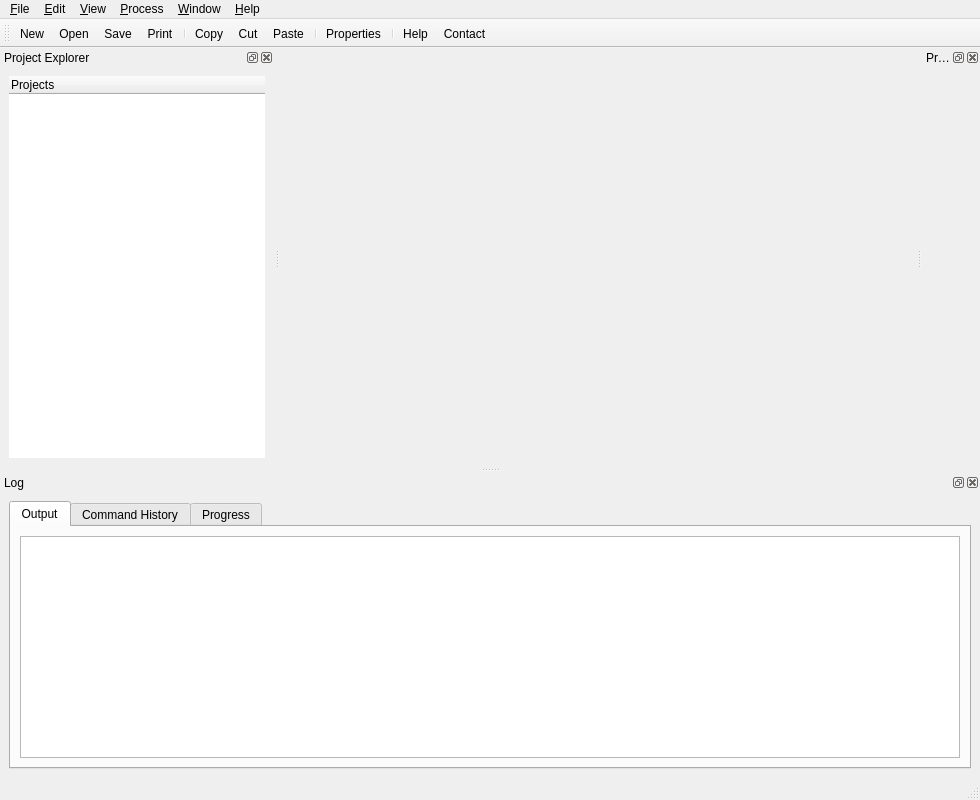
<?xml version="1.0" encoding="UTF-8"?>
<ui version="4.0">
 <class>MainWindow</class>
 <widget class="QMainWindow" name="MainWindow">
  <property name="geometry">
   <rect>
    <x>0</x>
    <y>0</y>
    <width>980</width>
    <height>800</height>
   </rect>
  </property>
  <property name="contextMenuPolicy">
   <enum>Qt::CustomContextMenu</enum>
  </property>
  <property name="windowTitle">
   <string>CLEED-IV</string>
  </property>
  <property name="windowIcon">
   <iconset resource="res/res.qrc">
    <normaloff>:/CLEED_logo.png</normaloff>:/CLEED_logo.png</iconset>
  </property>
  <property name="iconSize">
   <size>
    <width>24</width>
    <height>24</height>
   </size>
  </property>
  <widget class="QWidget" name="centralwidget">
   <layout class="QVBoxLayout" name="verticalLayout">
    <item>
     <widget class="QMdiArea" name="mdiArea">
      <property name="background">
       <brush brushstyle="NoBrush">
        <color alpha="255">
         <red>160</red>
         <green>160</green>
         <blue>160</blue>
        </color>
       </brush>
      </property>
     </widget>
    </item>
   </layout>
  </widget>
  <widget class="QMenuBar" name="menubar">
   <property name="geometry">
    <rect>
     <x>0</x>
     <y>0</y>
     <width>980</width>
     <height>21</height>
    </rect>
   </property>
   <widget class="QMenu" name="fileMenu">
    <property name="title">
     <string>&amp;File</string>
    </property>
    <widget class="QMenu" name="sessionMenu">
     <property name="title">
      <string>S&amp;ession</string>
     </property>
     <property name="icon">
      <iconset resource="res/res.qrc">
       <normaloff>:/session.svg</normaloff>:/session.svg</iconset>
     </property>
     <addaction name="saveSessionAction"/>
     <addaction name="restoreSessionAction"/>
    </widget>
    <widget class="QMenu" name="exportMenu">
     <property name="title">
      <string>&amp;Export</string>
     </property>
     <property name="icon">
      <iconset resource="res/res.qrc">
       <normaloff>:/export.svg</normaloff>:/export.svg</iconset>
     </property>
     <addaction name="exportXYZAction"/>
     <addaction name="exportIVCurvesAction"/>
    </widget>
    <widget class="QMenu" name="recentFilesMenu">
     <property name="title">
      <string>&amp;Recent</string>
     </property>
     <property name="icon">
      <iconset resource="res/res.qrc">
       <normaloff>:/clock.svg</normaloff>:/clock.svg</iconset>
     </property>
    </widget>
    <addaction name="newAction"/>
    <addaction name="recentFilesMenu"/>
    <addaction name="separator"/>
    <addaction name="importAction"/>
    <addaction name="exportMenu"/>
    <addaction name="separator"/>
    <addaction name="saveAction"/>
    <addaction name="saveAsAction"/>
    <addaction name="saveAllAction"/>
    <addaction name="sessionMenu"/>
    <addaction name="separator"/>
    <addaction name="settingsAction"/>
    <addaction name="separator"/>
    <addaction name="printAction"/>
    <addaction name="separator"/>
    <addaction name="exitAction"/>
   </widget>
   <widget class="QMenu" name="editMenu">
    <property name="title">
     <string>&amp;Edit</string>
    </property>
    <addaction name="copyAction"/>
    <addaction name="cutAction"/>
    <addaction name="pasteAction"/>
    <addaction name="selectAllAction"/>
    <addaction name="separator"/>
    <addaction name="undoAction"/>
    <addaction name="redoAction"/>
   </widget>
   <widget class="QMenu" name="helpMenu">
    <property name="title">
     <string>&amp;Help</string>
    </property>
    <addaction name="helpAction"/>
    <addaction name="helpCleedAction"/>
    <addaction name="separator"/>
    <addaction name="updateAction"/>
    <addaction name="separator"/>
    <addaction name="aboutAction"/>
    <addaction name="aboutQtAction"/>
    <addaction name="separator"/>
    <addaction name="contactAction"/>
    <addaction name="websiteAction"/>
   </widget>
   <widget class="QMenu" name="viewMenu">
    <property name="title">
     <string>&amp;View</string>
    </property>
    <widget class="QMenu" name="hideMenu">
     <property name="title">
      <string>&amp;Hide</string>
     </property>
     <addaction name="hideAllAction"/>
    </widget>
    <widget class="QMenu" name="showMenu">
     <property name="title">
      <string>&amp;Show</string>
     </property>
     <addaction name="showAllAction"/>
    </widget>
    <widget class="QMenu" name="toolbarsMenu">
     <property name="title">
      <string>&amp;Toolbars</string>
     </property>
     <addaction name="mdiAction"/>
    </widget>
    <addaction name="showMenu"/>
    <addaction name="hideMenu"/>
    <addaction name="toolbarsMenu"/>
    <addaction name="separator"/>
    <addaction name="showExplorerAction"/>
    <addaction name="showPropertiesAction"/>
    <addaction name="showLogAction"/>
   </widget>
   <widget class="QMenu" name="processMenu">
    <property name="title">
     <string>&amp;Process</string>
    </property>
    <widget class="QMenu" name="scriptingMenu">
     <property name="title">
      <string>Scripting...</string>
     </property>
     <property name="icon">
      <iconset resource="res/res.qrc">
       <normaloff>:/hash.svg</normaloff>:/hash.svg</iconset>
     </property>
     <widget class="QMenu" name="recentScriptsMenu">
      <property name="title">
       <string>Recent</string>
      </property>
      <property name="icon">
       <iconset resource="res/res.qrc">
        <normaloff>:/clock.svg</normaloff>:/clock.svg</iconset>
      </property>
      <addaction name="separator"/>
     </widget>
     <addaction name="lastUsedScriptAction"/>
     <addaction name="separator"/>
     <addaction name="recentScriptsMenu"/>
     <addaction name="separator"/>
    </widget>
    <addaction name="processIVCurvesAction"/>
    <addaction name="generateAction"/>
    <addaction name="scriptingMenu"/>
   </widget>
   <widget class="QMenu" name="windowMenu">
    <property name="title">
     <string>&amp;Window</string>
    </property>
    <addaction name="minimiseAction"/>
    <addaction name="separator"/>
   </widget>
   <addaction name="fileMenu"/>
   <addaction name="editMenu"/>
   <addaction name="viewMenu"/>
   <addaction name="processMenu"/>
   <addaction name="windowMenu"/>
   <addaction name="helpMenu"/>
  </widget>
  <widget class="QStatusBar" name="statusbar"/>
  <widget class="QToolBar" name="toolBar">
   <property name="contextMenuPolicy">
    <enum>Qt::CustomContextMenu</enum>
   </property>
   <property name="windowTitle">
    <string>toolBar</string>
   </property>
   <attribute name="toolBarArea">
    <enum>TopToolBarArea</enum>
   </attribute>
   <attribute name="toolBarBreak">
    <bool>false</bool>
   </attribute>
   <addaction name="newAction"/>
   <addaction name="openAction"/>
   <addaction name="saveAction"/>
   <addaction name="printAction"/>
   <addaction name="separator"/>
   <addaction name="copyAction"/>
   <addaction name="cutAction"/>
   <addaction name="pasteAction"/>
   <addaction name="separator"/>
   <addaction name="settingsAction"/>
   <addaction name="separator"/>
   <addaction name="helpAction"/>
   <addaction name="contactAction"/>
  </widget>
  <widget class="QDockWidget" name="dockWidgetProjects">
   <property name="acceptDrops">
    <bool>true</bool>
   </property>
   <property name="toolTip">
    <string>CLEED Projects</string>
   </property>
   <property name="statusTip">
    <string>CLEED Projects</string>
   </property>
   <property name="windowTitle">
    <string>Project Explorer</string>
   </property>
   <attribute name="dockWidgetArea">
    <number>1</number>
   </attribute>
   <widget class="QWidget" name="dockWidgetContents_5">
    <layout class="QVBoxLayout" name="verticalLayout_2">
     <item>
      <widget class="QTreeWidget" name="treeWidgetFiles">
       <property name="contextMenuPolicy">
        <enum>Qt::CustomContextMenu</enum>
       </property>
       <property name="frameShape">
        <enum>QFrame::NoFrame</enum>
       </property>
       <property name="frameShadow">
        <enum>QFrame::Plain</enum>
       </property>
       <column>
        <property name="text">
         <string>Projects</string>
        </property>
       </column>
      </widget>
     </item>
    </layout>
   </widget>
  </widget>
  <widget class="QDockWidget" name="dockWidgetProperties">
   <property name="windowTitle">
    <string>Properties</string>
   </property>
   <attribute name="dockWidgetArea">
    <number>2</number>
   </attribute>
   <widget class="QWidget" name="dockWidgetContents_6"/>
  </widget>
  <widget class="QDockWidget" name="dockWidgetLog">
   <property name="features">
    <set>QDockWidget::AllDockWidgetFeatures</set>
   </property>
   <property name="allowedAreas">
    <set>Qt::AllDockWidgetAreas</set>
   </property>
   <property name="windowTitle">
    <string>Log</string>
   </property>
   <attribute name="dockWidgetArea">
    <number>8</number>
   </attribute>
   <widget class="QWidget" name="dockWidgetContents_10">
    <layout class="QVBoxLayout" name="verticalLayout_3">
     <item>
      <widget class="QTabWidget" name="tabWidgetLog">
       <property name="currentIndex">
        <number>0</number>
       </property>
       <widget class="QWidget" name="tabOutput">
        <attribute name="icon">
         <iconset resource="res/res.qrc">
          <normaloff>:/comment_alt2_stroke_28x32.png</normaloff>:/comment_alt2_stroke_28x32.png</iconset>
        </attribute>
        <attribute name="title">
         <string>Output</string>
        </attribute>
        <attribute name="toolTip">
         <string>Logging for GUI</string>
        </attribute>
        <layout class="QVBoxLayout" name="verticalLayout_4">
         <item>
          <widget class="QTextEdit" name="textEditLog">
           <property name="documentTitle">
            <string>CLEED Log</string>
           </property>
           <property name="lineWrapMode">
            <enum>QTextEdit::NoWrap</enum>
           </property>
           <property name="readOnly">
            <bool>true</bool>
           </property>
          </widget>
         </item>
        </layout>
       </widget>
       <widget class="QWidget" name="tabCommands">
        <attribute name="icon">
         <iconset resource="res/res.qrc">
          <normaloff>:/hourglass.svg</normaloff>:/hourglass.svg</iconset>
        </attribute>
        <attribute name="title">
         <string>Command History</string>
        </attribute>
        <attribute name="toolTip">
         <string>list of commands to refer back to</string>
        </attribute>
        <layout class="QVBoxLayout" name="verticalLayout_5">
         <item>
          <widget class="QListWidget" name="listWidgetCommands"/>
         </item>
        </layout>
       </widget>
       <widget class="QWidget" name="tabProgress">
        <attribute name="icon">
         <iconset resource="res/res.qrc">
          <normaloff>:/loop_alt2_32x28.png</normaloff>:/loop_alt2_32x28.png</iconset>
        </attribute>
        <attribute name="title">
         <string>Progress</string>
        </attribute>
        <attribute name="toolTip">
         <string>csearch progress for current model</string>
        </attribute>
        <layout class="QVBoxLayout" name="verticalLayout_6">
         <item>
          <widget class="QTableWidget" name="tableProgress">
           <property name="sizePolicy">
            <sizepolicy hsizetype="MinimumExpanding" vsizetype="MinimumExpanding">
             <horstretch>0</horstretch>
             <verstretch>0</verstretch>
            </sizepolicy>
           </property>
           <property name="minimumSize">
            <size>
             <width>561</width>
             <height>0</height>
            </size>
           </property>
           <property name="verticalScrollBarPolicy">
            <enum>Qt::ScrollBarAsNeeded</enum>
           </property>
           <property name="textElideMode">
            <enum>Qt::ElideRight</enum>
           </property>
           <column>
            <property name="text">
             <string>Iteration</string>
            </property>
            <property name="icon">
             <iconset resource="res/res.qrc">
              <normaloff>:/loop_alt2_32x28.png</normaloff>:/loop_alt2_32x28.png</iconset>
            </property>
           </column>
           <column>
            <property name="text">
             <string>Positions</string>
            </property>
            <property name="icon">
             <iconset resource="res/res.qrc">
              <normaloff>:/atom_pos.svg</normaloff>:/atom_pos.svg</iconset>
            </property>
           </column>
           <column>
            <property name="text">
             <string>Theta</string>
            </property>
            <property name="icon">
             <iconset resource="res/res.qrc">
              <normaloff>:/theta.svg</normaloff>:/theta.svg</iconset>
            </property>
           </column>
           <column>
            <property name="text">
             <string>Phi</string>
            </property>
            <property name="icon">
             <iconset resource="res/res.qrc">
              <normaloff>:/phi.svg</normaloff>:/phi.svg</iconset>
            </property>
           </column>
           <column>
            <property name="text">
             <string>Rf</string>
            </property>
           </column>
           <column>
            <property name="text">
             <string>Shift</string>
            </property>
            <property name="icon">
             <iconset resource="res/res.qrc">
              <normaloff>:/graph_shift_thick.svg</normaloff>:/graph_shift_thick.svg</iconset>
            </property>
           </column>
           <column>
            <property name="text">
             <string>Rg</string>
            </property>
           </column>
           <column>
            <property name="text">
             <string>Rt</string>
            </property>
           </column>
           <column>
            <property name="text">
             <string>Time</string>
            </property>
            <property name="icon">
             <iconset resource="res/res.qrc">
              <normaloff>:/clock.svg</normaloff>:/clock.svg</iconset>
            </property>
           </column>
          </widget>
         </item>
         <item>
          <layout class="QHBoxLayout" name="horizontalLayout">
           <item>
            <widget class="QLabel" name="labelProgress">
             <property name="text">
              <string>&lt;html&gt;&lt;head/&gt;&lt;body&gt;&lt;p&gt;&lt;span style=&quot; font-weight:600;&quot;&gt;Best:&lt;/span&gt; [# ]  Rp =  &lt;/p&gt;&lt;/body&gt;&lt;/html&gt;</string>
             </property>
            </widget>
           </item>
           <item>
            <spacer name="horizontalSpacer">
             <property name="orientation">
              <enum>Qt::Horizontal</enum>
             </property>
             <property name="sizeHint" stdset="0">
              <size>
               <width>40</width>
               <height>20</height>
              </size>
             </property>
            </spacer>
           </item>
           <item>
            <widget class="QPushButton" name="pushButton">
             <property name="text">
              <string>Display Graph</string>
             </property>
            </widget>
           </item>
          </layout>
         </item>
        </layout>
       </widget>
      </widget>
     </item>
    </layout>
   </widget>
  </widget>
  <action name="copyAction">
   <property name="icon">
    <iconset resource="res/res.qrc">
     <normaloff>:/copy.svg</normaloff>:/copy.svg</iconset>
   </property>
   <property name="text">
    <string>&amp;Copy</string>
   </property>
   <property name="shortcut">
    <string>Ctrl+C</string>
   </property>
  </action>
  <action name="cutAction">
   <property name="icon">
    <iconset resource="res/res.qrc">
     <normaloff>:/Scissors_icon_black.svg</normaloff>:/Scissors_icon_black.svg</iconset>
   </property>
   <property name="text">
    <string>Cu&amp;t</string>
   </property>
   <property name="shortcut">
    <string>Ctrl+X</string>
   </property>
  </action>
  <action name="pasteAction">
   <property name="icon">
    <iconset resource="res/res.qrc">
     <normaloff>:/clipboard.svg</normaloff>:/clipboard.svg</iconset>
   </property>
   <property name="text">
    <string>&amp;Paste</string>
   </property>
   <property name="shortcut">
    <string>Ctrl+V</string>
   </property>
  </action>
  <action name="newAction">
   <property name="icon">
    <iconset resource="res/res.qrc">
     <normaloff>:/document_alt_stroke.svg</normaloff>:/document_alt_stroke.svg</iconset>
   </property>
   <property name="text">
    <string>&amp;New...</string>
   </property>
   <property name="toolTip">
    <string>Create new...</string>
   </property>
   <property name="shortcut">
    <string>Ctrl+N</string>
   </property>
  </action>
  <action name="openAction">
   <property name="icon">
    <iconset resource="res/res.qrc">
     <normaloff>:/folder_fill.svg</normaloff>:/folder_fill.svg</iconset>
   </property>
   <property name="text">
    <string>&amp;Open...</string>
   </property>
   <property name="toolTip">
    <string>Open an existing file</string>
   </property>
   <property name="shortcut">
    <string>Ctrl+O</string>
   </property>
  </action>
  <action name="saveAction">
   <property name="icon">
    <iconset resource="res/res.qrc">
     <normaloff>:/save.svg</normaloff>:/save.svg</iconset>
   </property>
   <property name="text">
    <string>&amp;Save</string>
   </property>
  </action>
  <action name="saveSessionAction">
   <property name="icon">
    <iconset resource="res/res.qrc">
     <normaloff>:/sessionSave.svg</normaloff>:/sessionSave.svg</iconset>
   </property>
   <property name="text">
    <string>Save S&amp;tate</string>
   </property>
   <property name="shortcut">
    <string>Ctrl+Shift+T</string>
   </property>
  </action>
  <action name="restoreSessionAction">
   <property name="icon">
    <iconset resource="res/res.qrc">
     <normaloff>:/sessionRestore.svg</normaloff>:/sessionRestore.svg</iconset>
   </property>
   <property name="text">
    <string>&amp;Restore</string>
   </property>
   <property name="shortcut">
    <string>Ctrl+Shift+R</string>
   </property>
  </action>
  <action name="settingsAction">
   <property name="icon">
    <iconset resource="res/res.qrc">
     <normaloff>:/wrench.svg</normaloff>:/wrench.svg</iconset>
   </property>
   <property name="text">
    <string>&amp;Properties</string>
   </property>
  </action>
  <action name="printAction">
   <property name="icon">
    <iconset resource="res/res.qrc">
     <normaloff>:/print.svg</normaloff>:/print.svg</iconset>
   </property>
   <property name="text">
    <string>&amp;Print...</string>
   </property>
   <property name="shortcut">
    <string>Ctrl+P</string>
   </property>
  </action>
  <action name="exitAction">
   <property name="icon">
    <iconset resource="res/res.qrc">
     <normaloff>:/exit.svg</normaloff>:/exit.svg</iconset>
   </property>
   <property name="text">
    <string>&amp;Exit</string>
   </property>
   <property name="shortcut">
    <string>Ctrl+Q</string>
   </property>
  </action>
  <action name="updateAction">
   <property name="icon">
    <iconset resource="res/res.qrc">
     <normaloff>:/rss_alt.svg</normaloff>:/rss_alt.svg</iconset>
   </property>
   <property name="text">
    <string>&amp;Update</string>
   </property>
   <property name="shortcut">
    <string>Ctrl+U</string>
   </property>
  </action>
  <action name="helpAction">
   <property name="icon">
    <iconset resource="res/res.qrc">
     <normaloff>:/book.svg</normaloff>:/book.svg</iconset>
   </property>
   <property name="text">
    <string>&amp;Help</string>
   </property>
   <property name="shortcut">
    <string>F1</string>
   </property>
  </action>
  <action name="helpCleedAction">
   <property name="icon">
    <iconset resource="res/res.qrc">
     <normaloff>:/question.svg</normaloff>:/question.svg</iconset>
   </property>
   <property name="text">
    <string>&amp;CLEED Help</string>
   </property>
   <property name="shortcut">
    <string>Alt+F1</string>
   </property>
  </action>
  <action name="aboutQtAction">
   <property name="icon">
    <iconset resource="res/res.qrc">
     <normaloff>:/qt.svg</normaloff>:/qt.svg</iconset>
   </property>
   <property name="text">
    <string>About &amp;Qt</string>
   </property>
  </action>
  <action name="contactAction">
   <property name="icon">
    <iconset resource="res/res.qrc">
     <normaloff>:/mail.svg</normaloff>:/mail.svg</iconset>
   </property>
   <property name="text">
    <string>&amp;Contact</string>
   </property>
   <property name="toolTip">
    <string>Contact Developers</string>
   </property>
   <property name="shortcut">
    <string>F2</string>
   </property>
  </action>
  <action name="aboutAction">
   <property name="icon">
    <iconset resource="res/res.qrc">
     <normaloff>:/info.svg</normaloff>:/info.svg</iconset>
   </property>
   <property name="text">
    <string>&amp;About</string>
   </property>
  </action>
  <action name="saveAllAction">
   <property name="icon">
    <iconset resource="res/res.qrc">
     <normaloff>:/saveAll.svg</normaloff>:/saveAll.svg</iconset>
   </property>
   <property name="text">
    <string>Save A&amp;ll</string>
   </property>
  </action>
  <action name="saveAsAction">
   <property name="icon">
    <iconset resource="res/res.qrc">
     <normaloff>:/saveAs.svg</normaloff>:/saveAs.svg</iconset>
   </property>
   <property name="text">
    <string>Save &amp;As...</string>
   </property>
   <property name="shortcut">
    <string>Ctrl+Shift+S</string>
   </property>
  </action>
  <action name="hideAllAction">
   <property name="text">
    <string>&amp;All</string>
   </property>
  </action>
  <action name="showAllAction">
   <property name="text">
    <string>&amp;All</string>
   </property>
  </action>
  <action name="mdiAction">
   <property name="text">
    <string>&amp;MDI</string>
   </property>
  </action>
  <action name="minimiseAction">
   <property name="icon">
    <iconset resource="res/res.qrc">
     <normaloff>:/fullscreen_exit_alt.svg</normaloff>:/fullscreen_exit_alt.svg</iconset>
   </property>
   <property name="text">
    <string>&amp;Minimise</string>
   </property>
   <property name="shortcut">
    <string>Ctrl+M</string>
   </property>
  </action>
  <action name="websiteAction">
   <property name="icon">
    <iconset resource="res/res.qrc">
     <normaloff>:/link.svg</normaloff>:/link.svg</iconset>
   </property>
   <property name="text">
    <string>Visit Website</string>
   </property>
  </action>
  <action name="showExplorerAction">
   <property name="checkable">
    <bool>true</bool>
   </property>
   <property name="checked">
    <bool>true</bool>
   </property>
   <property name="icon">
    <iconset resource="res/res.qrc">
     <normaloff>:/folder_fill.svg</normaloff>:/folder_fill.svg</iconset>
   </property>
   <property name="text">
    <string>Show &amp;Explorer</string>
   </property>
   <property name="shortcut">
    <string>Ctrl+Alt+É</string>
   </property>
  </action>
  <action name="showPropertiesAction">
   <property name="checkable">
    <bool>true</bool>
   </property>
   <property name="checked">
    <bool>true</bool>
   </property>
   <property name="icon">
    <iconset resource="res/res.qrc">
     <normaloff>:/equalizer_32x32.png</normaloff>:/equalizer_32x32.png</iconset>
   </property>
   <property name="text">
    <string>Show &amp;Properties</string>
   </property>
   <property name="shortcut">
    <string>Ctrl+Alt+P</string>
   </property>
  </action>
  <action name="showLogAction">
   <property name="checkable">
    <bool>true</bool>
   </property>
   <property name="checked">
    <bool>true</bool>
   </property>
   <property name="icon">
    <iconset resource="res/res.qrc">
     <normaloff>:/article.svg</normaloff>:/article.svg</iconset>
   </property>
   <property name="text">
    <string>Show &amp;Log</string>
   </property>
   <property name="shortcut">
    <string>Ctrl+Alt+L</string>
   </property>
  </action>
  <action name="processIVCurvesAction">
   <property name="icon">
    <iconset resource="res/res.qrc">
     <normaloff>:/graph_dash.svg</normaloff>:/graph_dash.svg</iconset>
   </property>
   <property name="text">
    <string>&amp;IV curves</string>
   </property>
  </action>
  <action name="generateAction">
   <property name="text">
    <string>Generate</string>
   </property>
  </action>
  <action name="importAction">
   <property name="icon">
    <iconset resource="res/res.qrc">
     <normaloff>:/import.svg</normaloff>:/import.svg</iconset>
   </property>
   <property name="text">
    <string>&amp;Import...</string>
   </property>
   <property name="toolTip">
    <string>Import model</string>
   </property>
   <property name="shortcut">
    <string>Ctrl+I</string>
   </property>
  </action>
  <action name="exportXYZAction">
   <property name="icon">
    <iconset resource="res/res.qrc">
     <normaloff>:/unitcell.svg</normaloff>:/unitcell.svg</iconset>
   </property>
   <property name="text">
    <string>&amp;XYZ model</string>
   </property>
   <property name="shortcut">
    <string>Ctrl+Shift+X</string>
   </property>
  </action>
  <action name="exportIVCurvesAction">
   <property name="icon">
    <iconset resource="res/res.qrc">
     <normaloff>:/graph_dash.svg</normaloff>:/graph_dash.svg</iconset>
   </property>
   <property name="text">
    <string>&amp;IV curves</string>
   </property>
   <property name="shortcut">
    <string>Ctrl+Shift+I</string>
   </property>
  </action>
  <action name="undoAction">
   <property name="icon">
    <iconset resource="res/res.qrc">
     <normaloff>:/undo.svg</normaloff>:/undo.svg</iconset>
   </property>
   <property name="text">
    <string>&amp;Undo</string>
   </property>
   <property name="shortcut">
    <string>Ctrl+Z</string>
   </property>
  </action>
  <action name="redoAction">
   <property name="icon">
    <iconset resource="res/res.qrc">
     <normaloff>:/redo2.svg</normaloff>:/redo2.svg</iconset>
   </property>
   <property name="text">
    <string>&amp;Redo</string>
   </property>
   <property name="shortcut">
    <string>Ctrl+Y</string>
   </property>
  </action>
  <action name="selectAllAction">
   <property name="text">
    <string>&amp;Select All</string>
   </property>
   <property name="shortcut">
    <string>Ctrl+A</string>
   </property>
  </action>
  <action name="printPreviewAction">
   <property name="icon">
    <iconset resource="res/res.qrc">
     <normaloff>:/print_preview.svg</normaloff>:/print_preview.svg</iconset>
   </property>
   <property name="text">
    <string>Print Pre&amp;view</string>
   </property>
  </action>
  <action name="lastUsedScriptAction">
   <property name="icon">
    <iconset resource="res/res.qrc">
     <normaloff>:/spin.svg</normaloff>:/spin.svg</iconset>
   </property>
   <property name="text">
    <string>&amp;Last Used...</string>
   </property>
   <property name="toolTip">
    <string>Launch Last Used Script</string>
   </property>
   <property name="shortcut">
    <string>Ctrl+Alt+L</string>
   </property>
  </action>
 </widget>
 <resources>
  <include location="res/res.qrc"/>
 </resources>
 <connections/>
</ui>
